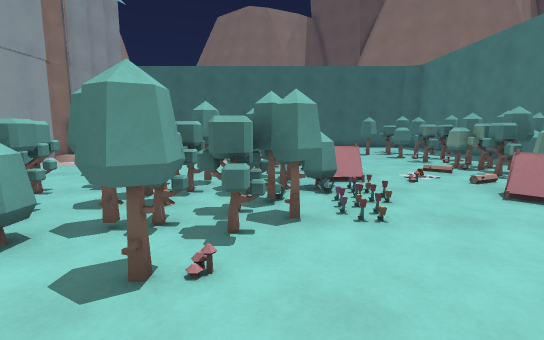
view 1 (above)

16 first-person views from a walk through a 3-D level made in the Godot game engine. The camera is 1.2 m above the floor, tilts 8° down and sees 85° across. The floor is counted in squares, 1 m on a side. Each view is taken from the middle of a square. On the plan, view 1 faces up. The plan holds only what a view shows up to about 13 squares ahead; the rest is blank. The place goes on beyond the plan. Surface patterns are stand-ins for the level's own textures.

view 2
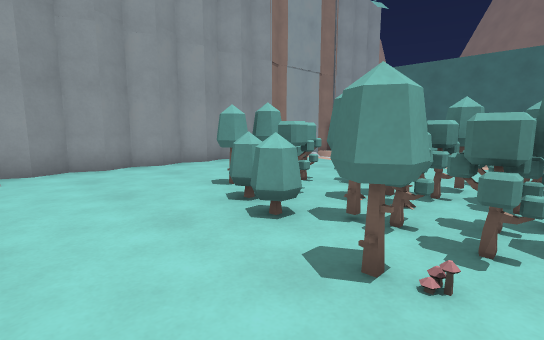

view 3
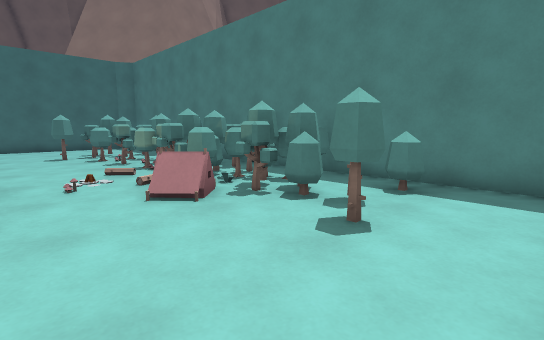

view 4
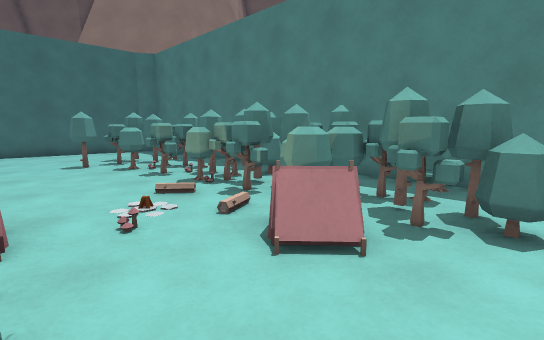

view 5
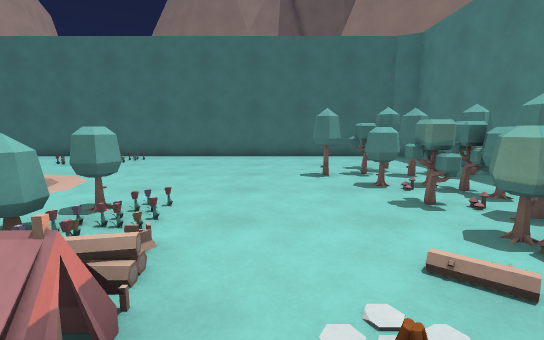

view 6
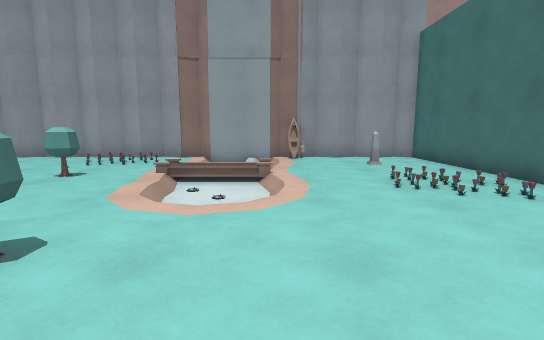

view 7
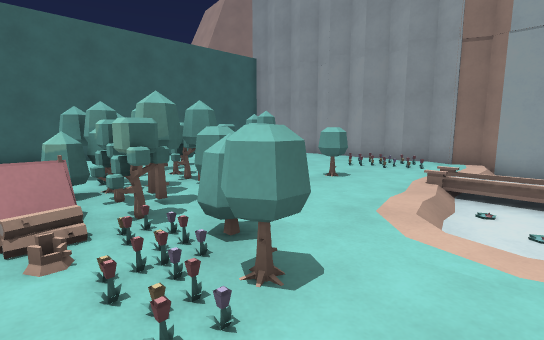

view 8
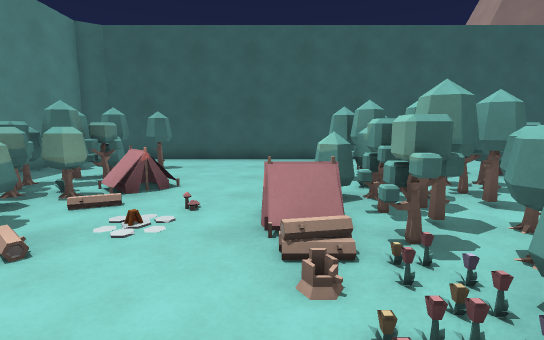

view 9
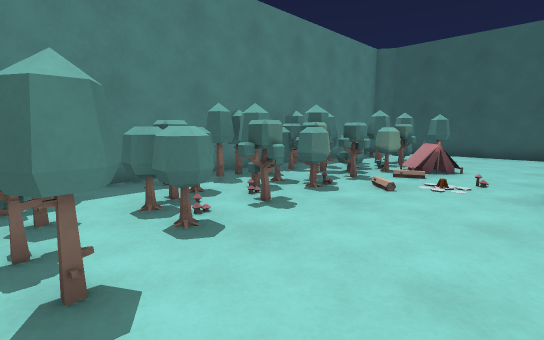

view 10
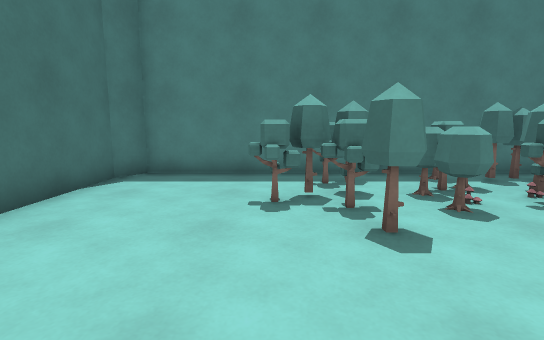

view 11
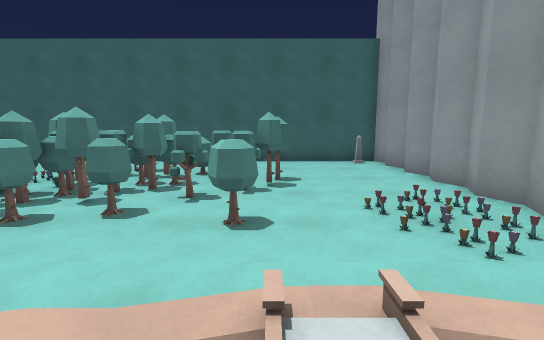

view 12
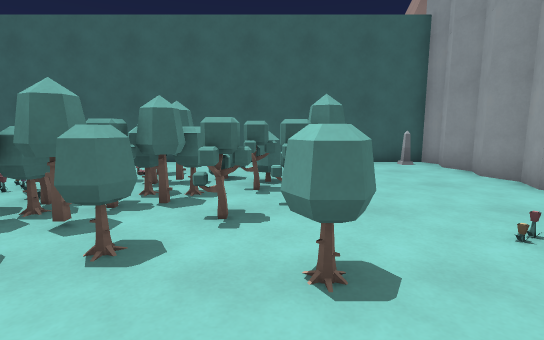

view 13
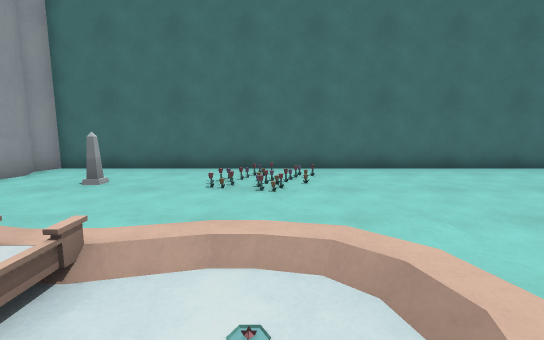

view 14
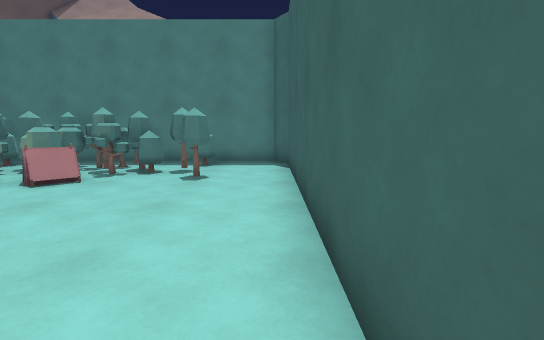

view 15
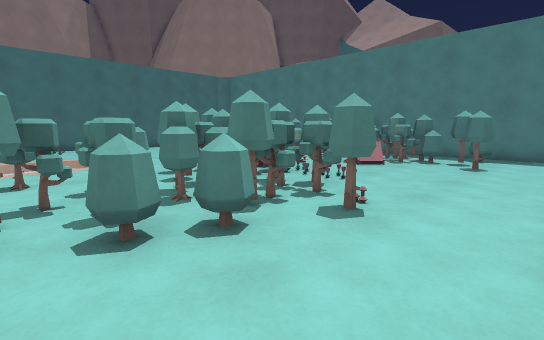

view 16
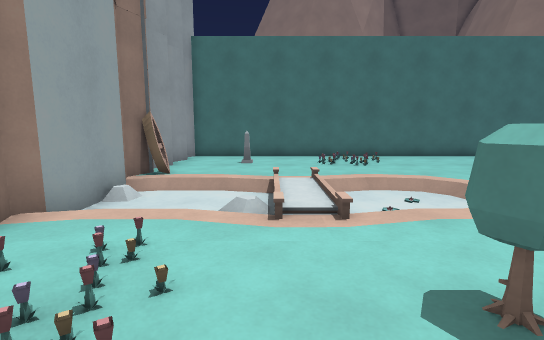

### Floor plan
Key: @ floor where view 1 was taken; # wall or solid block; . main floor; - floor 0.25 m lower than the main floor; / step, stairs or slope; R rock; T tree; M mushroom; E tent; F flower; O other object.
Columns run from 10 left of view 1 to 9 right of it. Each row starts with its distance up from view 1.
 19 ####################
 18 R......OO..........#
 17 R.....OOO..........#
 16 R..O..OOO..........#
 15 R...............T..#
 14 RO............TTTT.#
 13 R   /////.....TTTTT#
 12 RR  //-//......TMT.#
 11 R   //--/..F...TTTT#
 10 RR  //....TF....MTT#
  9 R.FF......FF....OTT#
  8 R.OF.TT..TTF....TTT#
  7 R.OF....TTTEEM..TTT#
  6 R.O...TTTTTTO..TTTT#
  5 R....TTTTTTOO.EETTT#
  4 R....TTTTTTOO...TTT#
  3 R.....TTTTT.....TT.#
  2 R........M.....TT.T#
  1 R..................#
  0 R.O.......@........#
 -1  ##################

Where each view was taken, in squares from view 1:
view 1: 0 up, 0 right, facing up
view 2: 0 up, 0 right, facing up-left
view 3: 0 up, 2 right, facing up-right
view 4: 3 up, 2 right, facing up-right
view 5: 6 up, 3 right, facing up
view 6: 13 up, 3 right, facing left
view 7: 12 up, 2 right, facing down-left
view 8: 11 up, 2 right, facing down
view 9: 14 up, 2 right, facing down-right
view 10: 15 up, 1 right, facing right
view 11: 12 up, 5 left, facing down
view 12: 10 up, 4 left, facing down
view 13: 10 up, 3 left, facing up
view 14: 0 up, 2 left, facing right
view 15: 0 up, 5 left, facing up-right
view 16: 6 up, 6 left, facing up
